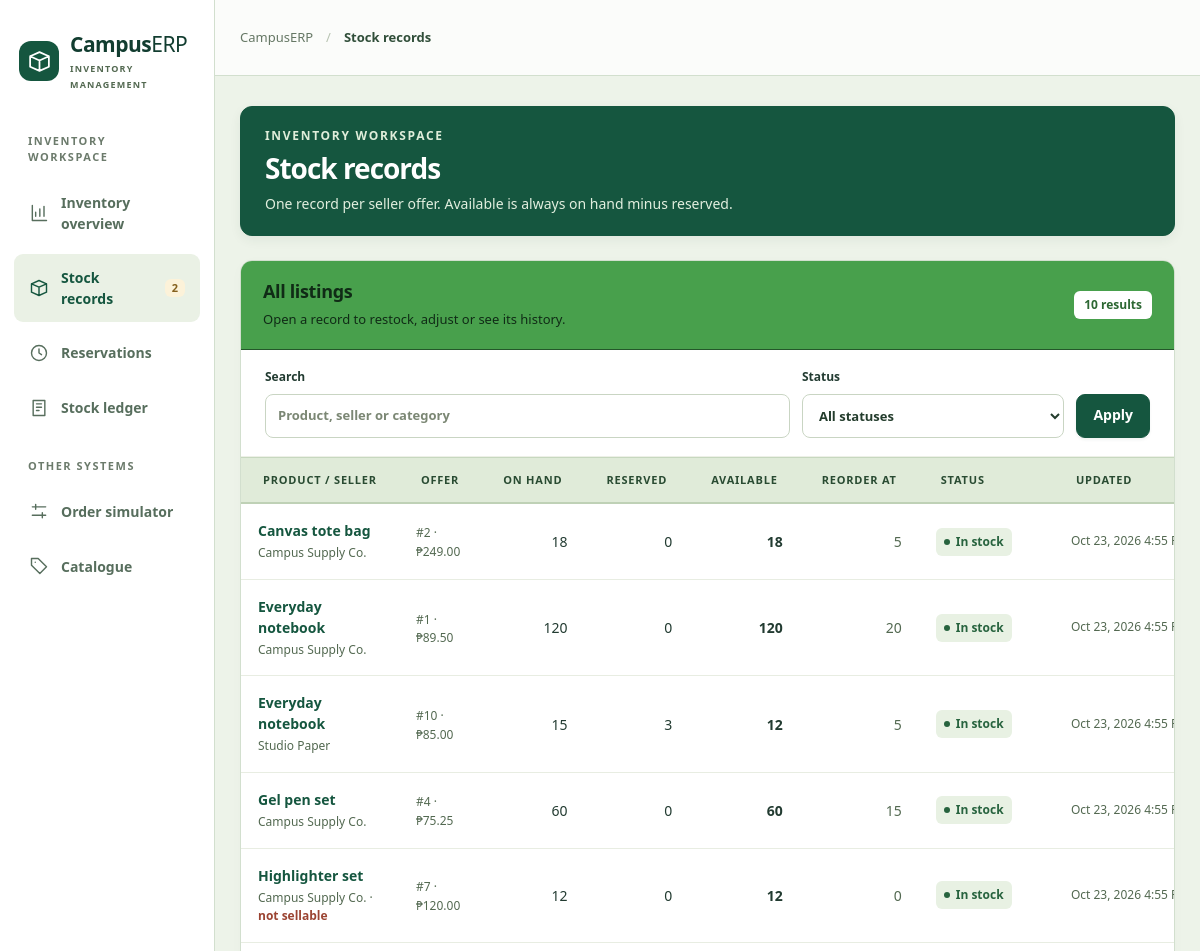
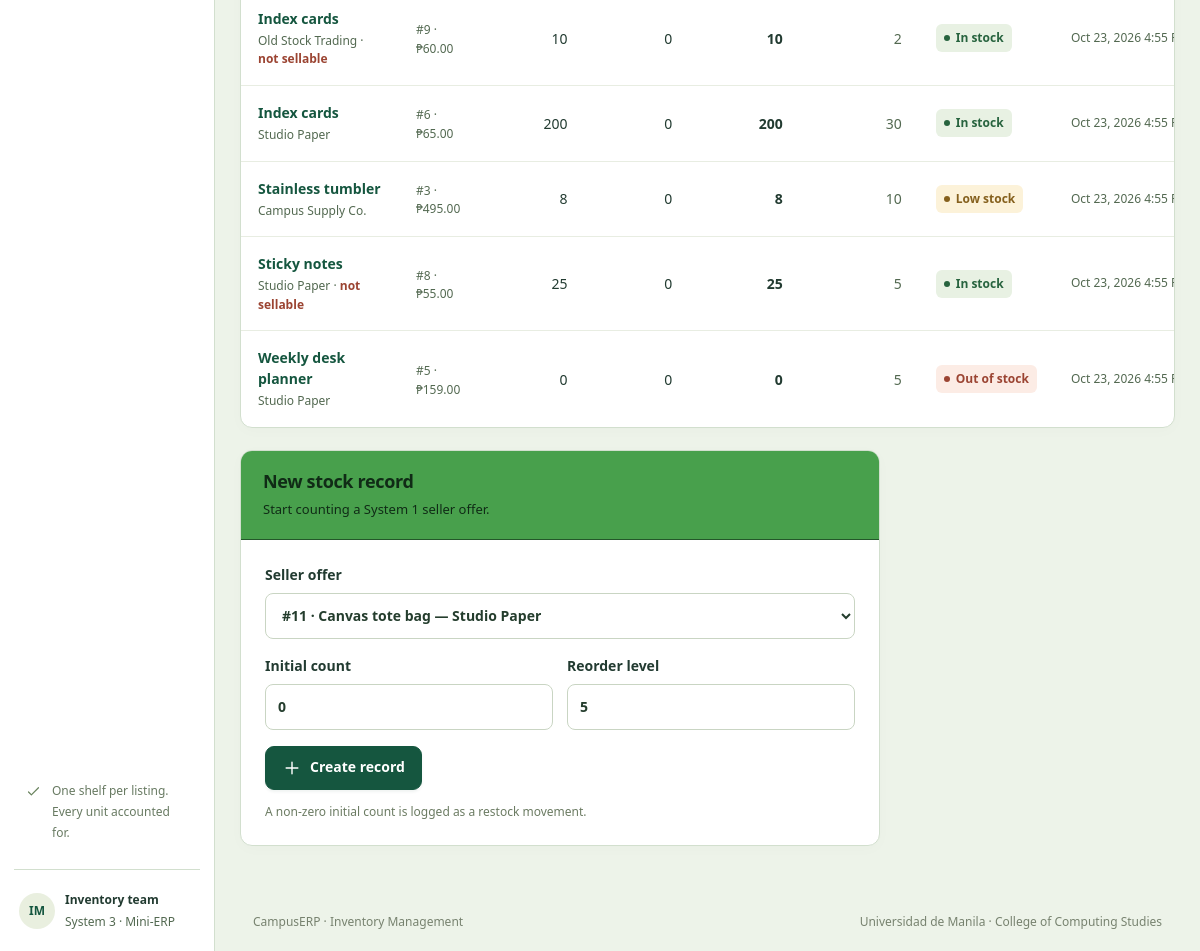
Screenshot of /?page=inventory with the database file from the repository (2 pictures, top to bottom).
### tables this page shows
CREATE TABLE inventory (
    inventory_id      INT      NOT NULL AUTO_INCREMENT,
    offer_id          INT      NOT NULL,
    seller_id         INT      NOT NULL,
    quantity_on_hand  INT      NOT NULL DEFAULT 0,
    quantity_reserved INT      NOT NULL DEFAULT 0,
    reorder_level     INT      NOT NULL DEFAULT 0,
    created_at        DATETIME NOT NULL DEFAULT CURRENT_TIMESTAMP,
    updated_at        DATETIME NOT NULL DEFAULT CURRENT_TIMESTAMP ON UPDATE CURRENT_TIMESTAMP,
    PRIMARY KEY (inventory_id),
    UNIQUE KEY uq_inventory_offer (offer_id),
     
    CONSTRAINT fk_inventory_offer FOREIGN KEY (offer_id, seller_id)
        REFERENCES seller_offer (offer_id, seller_id),
    CONSTRAINT chk_inventory_on_hand  CHECK (quantity_on_hand >= 0),
    CONSTRAINT chk_inventory_reserved CHECK (quantity_reserved >= 0 AND quantity_reserved <= quantity_on_hand),
    CONSTRAINT chk_inventory_reorder  CHECK (reorder_level >= 0)
);

### index.php (called while the page is built, shortened)
<?php
require __DIR__ . '/src/bootstrap.php';
require __DIR__ . '/views/layout.php';

### src/bootstrap.php (called while the page is built, shortened)
<?php
require_once __DIR__ . '/InventoryService.php';
require_once __DIR__ . '/helpers.php';
$config = require __DIR__ . '/../config.php';
function db_connect(array $c, bool $withDatabase = true): PDO
{
    $dsn = "mysql:host={$c['host']};port={$c['port']};charset=utf8mb4";
    if ($withDatabase) {
        $dsn .= ";dbname={$c['name']}";
    }
    return new PDO($dsn, $c['user'], $c['pass'], [
        PDO::ATTR_ERRMODE            => PDO::ERRMODE_EXCEPTION,
        PDO::ATTR_DEFAULT_FETCH_MODE => PDO::FETCH_ASSOC,
        PDO::ATTR_EMULATE_PREPARES   => false,
    ]);
}
try {
    $db = db_connect($config['db']);
} catch (PDOException $e) {
    http_response_code(500);
    $msg = 'Cannot connect to the database "' . $config['db']['name'] . '". '
         . 'Check config.php and run database/install.php (or import schema.sql + seed.sql). '
         . 'Details: ' . $e->getMessage();
    if (PHP_SAPI === 'cli' || str_ends_with($_SERVER['SCRIPT_NAME'] ?? '', 'api.php')) {
        header('Content-Type: application/json');
        exit(json_encode(['success' => false, 'error' => $msg]));
    }
    exit('<pre style="font:14px system-ui;padding:24px;white-space:pre-wrap">' . htmlspecialchars($msg) . '</pre>');
}
$inventory = new InventoryService($db);

### src/InventoryService.php (called while the page is built, shortened)
<?php
class InventoryService
{
    public function stock(array $f = []): array
    {
        [$where, $params] = $this->filters($f, [
            'inventory_id' => 'inventory_id = ?',
            'offer_id'     => 'offer_id = ?',
            'seller_id'    => 'seller_id = ?',
            'product_id'   => 'product_id = ?',
            'status'       => 'stock_status = ?',
        ]);
        if (!empty($f['alerts'])) {
            $where[] = "stock_status IN ('low_stock', 'out_of_stock')";
        }
        $sql = 'SELECT * FROM v_inventory_stock' . ($where ? ' WHERE ' . implode(' AND ', $where) : '')
             . ' ORDER BY ' . (!empty($f['alerts']) ? 'quantity_available, ' : '') . 'product_name, seller_name';
        return $this->fetchAll($sql, $params);
    }
    public function lowStock(): array
    {
        return $this->stock(['alerts' => true]);
    }
    public function unstockedOffers(): array
    {
        return $this->fetchAll(
            'SELECT o.offer_id, s.seller_name, p.product_name, o.offer_status
               FROM seller_offer o
               JOIN seller s  ON s.seller_id = o.seller_id
               JOIN product p ON p.product_id = o.product_id
               LEFT JOIN inventory i ON i.offer_id = o.offer_id
              WHERE i.inventory_id IS NULL
              ORDER BY p.product_name, s.seller_name'
        );
    }
    private function filters(array $f, array $map): array
    {
        $where = $params = [];
        return [$where, $params];
    }
    private function run(string $sql, array $params = []): PDOStatement
    {
        $st = $this->db->prepare($sql);
        $st->execute($params);
        return $st;
    }
    private function fetchAll(string $sql, array $params = []): array
    {
        return $this->run($sql, $params)->fetchAll();
    }
}

### views/inventory.php (the view, shortened to what this page needs)
<?php
$id = int_in($_GET, 'id');
if ($id && ($shelf = $inventory->find($id))):
    $back   = "?page=inventory&id=$id";
    $recent = $inventory->movements(['inventory_id' => $id]);
    $rows   = $inventory->reservations(['inventory_id' => $id]);
    $blocked = array_filter([
        $shelf['seller_status']  !== 'active' ? 'the seller is inactive'      : null,
        $shelf['product_status'] !== 'active' ? 'the product is discontinued' : null,
        $shelf['offer_status']   !== 'active' ? 'the offer is inactive'       : null,
    ]);
    $hidden = fn (string $action) => csrf_field()
        . '<input type="hidden" name="action" value="' . $action . '"><input type="hidden" name="inventory_id" value="' . $id . '">'
        . '<input type="hidden" name="back" value="' . h($back) . '">';
?>
<a class="crumb" href="?page=inventory"><?= icon('back') ?>Back to stock records</a>
<?= page_head('Stock record #' . $id, $shelf['product_name'],
    $shelf['seller_name'] . ' · Offer #' . $shelf['offer_id'] . ' · ' . $shelf['category_name'] . ' · ' . peso($shelf['selling_price']),
    badge($shelf['stock_status'])) ?>
<?php if ($blocked): ?>
    <div class="notice-bar info"><?= icon('alert') ?><div>New reservations are blocked because <?= implode(' and ', $blocked) ?> in the Catalogue. Existing holds can still ship.</div></div>
<?php endif; ?>
<section class="stats">
    <div class="stat"><small>On hand</small><strong><?= qty($shelf['quantity_on_hand']) ?></strong><span class="sub">Physically with the seller</span><span class="stat-icon"><?= icon('box') ?></span></div>
    <div class="stat"><small>Reserved</small><strong><?= qty($shelf['quantity_reserved']) ?></strong><span class="sub">Promised to unshipped orders</span><span class="stat-icon"><?= icon('clock') ?></span></div>
    <div class="stat feature"><small>Available</small><strong><?= qty($shelf['quantity_available']) ?></strong><span class="sub">On hand − reserved</span><span class="stat-icon"><?= icon('check') ?></span></div>
    <div class="stat"><small>Reorder level</small><strong><?= qty($shelf['reorder_level']) ?></strong><span class="sub">Updated <?= when($shelf['updated_at']) ?></span><span class="stat-icon"><?= icon('alert') ?></span></div>
</section>
<p class="scope-note">On hand changes only through a recorded movement below.</p>
<div class="grid-3">
    <form class="panel" method="post">
        <div class="panel-head"><h2>Restock</h2></div>
        <div class="panel-body">
            <?= $hidden('restock') ?>
            <label>Units received<input type="number" name="quantity" min="1" required></label>
            <label><span>Remarks <i>optional</i></span><input name="remarks" maxlength="255" placeholder="e.g. Supplier delivery DR-1042"></label>
            <button class="btn"><?= icon('plus') ?>Add stock</button>
        </div>
    </form>
    <form class="panel" method="post">
        <div class="panel-head"><h2>Adjust count</h2></div>
        <div class="panel-body">
            <?= $hidden('adjust') ?>
            <div class="row">
                <label>Direction<select name="direction"><option value="out">Remove (−)</option><option value="in">Add (+)</option></select></label>
                <label>Units<input type="number" name="quantity" min="1" required></label>
            </div>
            <label><span>Reason <i>required</i></span><input name="remarks" maxlength="255" required placeholder="Damaged, lost, miscounted…"></label>
            <button class="btn btn-ghost">Record adjustment</button>
            <p class="hint">Can't remove below the <?= qty($shelf['quantity_reserved']) ?> units already reserved.</p>
        </div>
    </form>
    <form class="panel" method="post">
        <div class="panel-head"><h2>Reorder level</h2></div>
        <div class="panel-body">
            <?= $hidden('set_reorder') ?>
            <label>Warn when available is at or below<input type="number" name="reorder_level" min="0" value="<?= $shelf['reorder_level'] ?>" required></label>
            <button class="btn btn-ghost">Save threshold</button>
            <p class="hint">The threshold doesn't change stock, so no movement is recorded.</p>
        </div>
    </form>
</div>
<section class="panel">
    <div class="panel-head"><h2>Movement history</h2><span class="result-count"><?= plural(count($recent), 'line') ?></span></div>
    <?php require __DIR__ . '/partials/movement_table.php'; ?>
</section>
<section class="panel">
    <div class="panel-head"><h2>Reservations on this listing</h2><span class="result-count"><?= plural(count($rows), 'hold') ?></span></div>
    <?php require __DIR__ . '/partials/reservation_table.php'; ?>
</section>
<?php else:
    $filters = ['q' => trim($_GET['q'] ?? ''), 'status' => $_GET['status'] ?? ''];
    $rows    = $inventory->stock($filters);
    $offers  = $inventory->unstockedOffers();
?>
<?= page_head('Inventory workspace', 'Stock records',
    'One record per seller offer. Available is always on hand minus reserved.') ?>
<section class="panel">
    <div class="panel-head"><div><h2>All listings</h2><p>Open a record to restock, adjust or see its history.</p></div><span class="result-count"><?= plural(count($rows), 'result') ?></span></div>
    <form class="toolbar" method="get">
        <label class="grow">Search<input type="search" name="q" value="<?= h($filters['q']) ?>" placeholder="Product, seller or category"></label>
        <label>Status
            <select name="status">
                <option value="">All statuses</option>
            </select>
        </label>
        <button class="btn">Apply</button>
    </form>
    <div class="table-wrap">
        <table>
            <thead><tr>
                <th>Product / seller</th><th>Offer</th>
                <th class="num">On hand</th><th class="num">Reserved</th><th class="num">Available</th><th class="num">Reorder at</th>
                <th>Status</th><th>Updated</th>
            </tr></thead>
            <tbody>
            <?php foreach ($rows as $r): ?>
                <tr class="clickable" onclick="location='?page=inventory&id=<?= $r['inventory_id'] ?>'">
                    <td><a href="?page=inventory&id=<?= $r['inventory_id'] ?>"><strong><?= h($r['product_name']) ?></strong></a>
                        <small><?= h($r['seller_name']) ?><?= $r['sellable'] ? '' : ' · <span class="neg">not sellable</span>' ?></small></td>
                    <td><small>#<?= $r['offer_id'] ?> · <?= peso($r['selling_price']) ?></small></td>
                    <td class="num"><?= qty($r['quantity_on_hand']) ?></td>
                    <td class="num"><?= qty($r['quantity_reserved']) ?></td>
                    <td class="num strong"><?= qty($r['quantity_available']) ?></td>
                    <td class="num muted"><?= qty($r['reorder_level']) ?></td>
                    <td><?= badge($r['stock_status']) ?></td>
                    <td class="date"><small><?= when($r['updated_at']) ?></small></td>
                </tr>
            <?php endforeach; ?>
            </tbody>
        </table>
    </div>
</section>
<form class="panel narrow" method="post">
    <div class="panel-head"><div><h2>New stock record</h2><p>Start counting a System 1 seller offer.</p></div></div>
    <div class="panel-body">
        <?php if (!$offers): ?>
            <p class="empty">Every seller offer already has a stock record. Add an offer on the <a href="?page=catalog">Catalogue</a> page first.</p>
        <?php else: ?>
            <label>Seller offer
                <select name="offer_id" required>
                    <?php foreach ($offers as $o): ?>
                        <option value="<?= $o['offer_id'] ?>">#<?= $o['offer_id'] ?> · <?= h($o['product_name']) ?> — <?= h($o['seller_name']) ?><?= $o['offer_status'] !== 'active' ? ' (inactive)' : '' ?></option>
                    <?php endforeach; ?>
                </select>
            </label>
            <div class="row">
                <label>Initial count<input type="number" name="initial_qty" min="0" value="0"></label>
                <label>Reorder level<input type="number" name="reorder_level" min="0" value="5"></label>
            </div>
            <button class="btn"><?= icon('plus') ?>Create record</button>
            <p class="hint">A non-zero initial count is logged as a restock movement.</p>
        <?php endif; ?>
    </div>
</form>
<?php endif; ?>

### src/helpers.php (shortened to what this page needs)
<?php
function h(mixed $v): string
{
    return htmlspecialchars((string) $v, ENT_QUOTES, 'UTF-8');
}
function label(string $value): string
{
    return ucfirst(str_replace('_', ' ', $value));
}
function badge(string $status): string
{
    return '<span class="badge ' . h($status) . '"><span class="status-dot"></span>' . h(label($status)) . '</span>';
}
function icon(string $name, string $class = ''): string
{
    static $paths = [
        'chart'    => 'M4 3v18h17 M8 16v-5 M13 16V7 M18 16V4',
        'orders'   => 'M4 5h16v16H4z M8 5V3h8v2 M8 10h8 M8 14h8 M8 18h5',
        'plus'     => 'M12 5v14 M5 12h14',
        'arrow'    => 'M5 12h14 M14 7l5 5-5 5',
        'box'      => 'm3 7 9-4 9 4v10l-9 4-9-4z M3 7l9 4 9-4 M12 11v10',
        'check'    => 'm5 12 4 4 10-10',
        'card'     => 'M3 5h18v14H3z M3 9h18 M7 15h4',
        'truck'    => 'M2 6h12v12H2z M14 10h4l4 4v4h-8 M5 18a2 2 0 1 0 4 0 M16 18a2 2 0 1 0 4 0',
        'search'   => 'M10 3a7 7 0 1 0 0 14 7 7 0 0 0 0-14 M15 15l6 6',
        'chevron'  => 'm9 5 7 7-7 7',
        'clock'    => 'M12 3a9 9 0 1 0 0 18 9 9 0 0 0 0-18 M12 7v5l3 2',
        'alert'    => 'm12 3 10 18H2z M12 9v5 M12 17h.01',
        'refresh'  => 'M20 7V3l-4 4 M20 7a9 9 0 1 0 1 8',
        'back'     => 'M19 12H5 M10 7l-5 5 5 5',
        'settings' => 'M4 7h16 M4 17h16 M8 4v6 M16 14v6',
        'user'     => 'M12 3a4 4 0 1 0 0 8 4 4 0 0 0 0-8 M4 21v-3a8 8 0 0 1 16 0v3',
        'tag'      => 'M3 3h8l10 10-8 8L3 11z M7.5 7.5h.01',
        'ledger'   => 'M5 3h14v18H5z M9 7h6 M9 11h6 M9 15h3',
    ];
    return '<svg class="icon ' . h($class) . '" viewBox="0 0 24 24" fill="none" stroke="currentColor" stroke-width="1.7"'
         . ' stroke-linecap="round" stroke-linejoin="round" aria-hidden="true"><path d="' . ($paths[$name] ?? $paths['box']) . '"/></svg>';
}
function page_head(string $eyebrow, string $title, string $intro, string $aside = ''): string
{
    return '<header class="page-head"><div><div class="eyebrow">' . h(strtoupper($eyebrow)) . '</div><h1>' . h($title)
         . '</h1><p>' . h($intro) . '</p></div>' . $aside . '</header>';
}
function qty(int|float|string $n): string
{
    return number_format((float) $n);
}
function plural(int $n, string $word): string
{
    return number_format($n) . ' ' . $word . ($n === 1 ? '' : 's');
}
function peso(int|float|string $n): string
{
    return '₱' . number_format((float) $n, 2);
}
function when(?string $dt): string
{
    return $dt ? date('M j, Y g:i A', strtotime($dt)) : '—';
}
function int_in(array $src, string $key): int
{
    return (int) ($src[$key] ?? 0);
}

### rows the page displays
inventory: product_name "Canvas tote bag", seller_name "Campus Supply Co.", offer "2", selling_price "₱249.00", quantity_on_hand "18", quantity_reserved "0", quantity_available "18", reorder_level "5", status "In stock", updated_at "Oct 23, 2026 4:55…"
inventory: product_name "Everyday notebook", seller_name "Campus Supply Co.", offer "1", selling_price "₱89.50", quantity_on_hand "120", quantity_reserved "0", quantity_available "120", reorder_level "20", status "In stock", updated_at "Oct 23, 2026 4:55…"
inventory: product_name "Everyday notebook", seller_name "Studio Paper", offer "10", selling_price "₱85.00", quantity_on_hand "15", quantity_reserved "3", quantity_available "12", reorder_level "5", status "In stock", updated_at "Oct 23, 2026 4:55…"
inventory: product_name "Gel pen set", seller_name "Campus Supply Co.", offer "4", selling_price "₱75.25", quantity_on_hand "60", quantity_reserved "0", quantity_available "60", reorder_level "15", status "In stock", updated_at "Oct 23, 2026 4:55…"
inventory: product_name "Highlighter set", seller_name "Campus Supply Co.", shows "not sellable", offer "7", selling_price "₱120.00", quantity_on_hand "12", quantity_reserved "0", quantity_available "12", reorder_level "0", status "In stock", updated_at "Oct 23, 2026 4:55…"
inventory: product_name "Index cards", seller_name "Old Stock Trading", shows "not sellable", offer "9", selling_price "₱60.00", quantity_on_hand "10", quantity_reserved "0", quantity_available "10", reorder_level "2", status "In stock", updated_at "Oct 23, 2026 4:55…"
inventory: product_name "Index cards", seller_name "Studio Paper", offer "6", selling_price "₱65.00", quantity_on_hand "200", quantity_reserved "0", quantity_available "200", reorder_level "30", status "In stock", updated_at "Oct 23, 2026 4:55…"
inventory: product_name "Stainless tumbler", seller_name "Campus Supply Co.", offer "3", selling_price "₱495.00", quantity_on_hand "8", quantity_reserved "0", quantity_available "8", reorder_level "10", status "Low stock", updated_at "Oct 23, 2026 4:55…"
inventory: product_name "Sticky notes", seller_name "Studio Paper", shows "not sellable", offer "8", selling_price "₱55.00", quantity_on_hand "25", quantity_reserved "0", quantity_available "25", reorder_level "5", status "In stock", updated_at "Oct 23, 2026 4:55…"
inventory: product_name "Weekly desk planner", seller_name "Studio Paper", offer "5", selling_price "₱159.00", quantity_on_hand "0", quantity_reserved "0", quantity_available "0", reorder_level "5", status "Out of stock", updated_at "Oct 23, 2026 4:55…"

### other values shown
$title "Inventory overview"
$title "Stock records"
$title "Reservations"
$title "Stock ledger"
$title "Order simulator"
$title "Catalogue"
$pages[$page][0] "Stock records"
$eyebrow "INVENTORY WORKSPACE"
$intro "One record per seller offer. Available is always on hand minus reserved."
plural(count($rows), 'result') "10 results"
